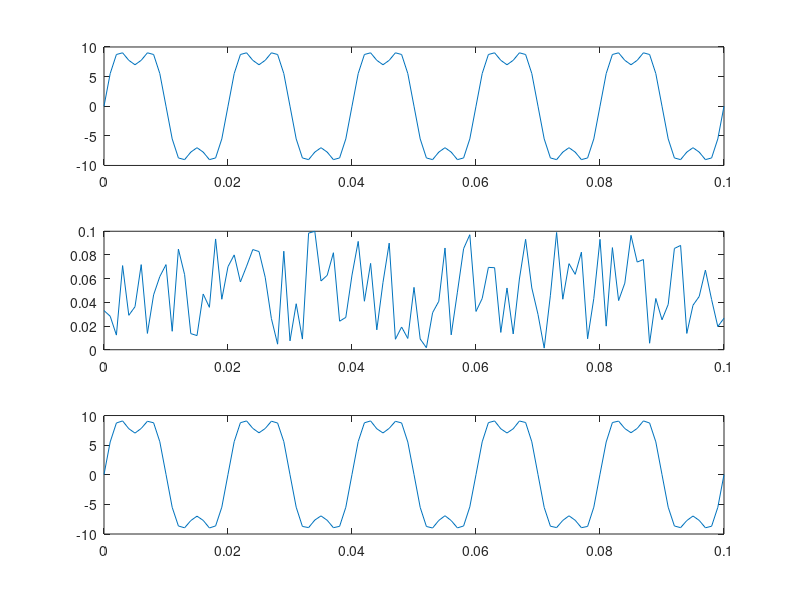
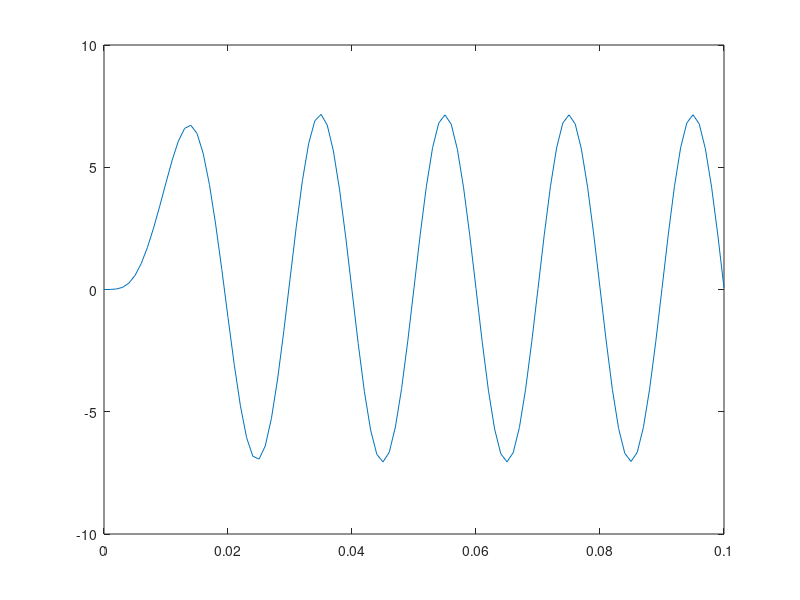

MATLAB code to generate these figures, in order:
clc ;
clear all;
close all;


T=0.1
fs=1000
fc=50;
t=0:1/fs:T
filter_order=4;
[b,a] = butter(filter_order,fc/(fs/2),"low");


omega = 2*pi*50; 
x1 = 10*sin(omega*t) + 3*sin(3*omega*t);
subplot(3,1,1)
plot(t,x1)

%%%%%%%%%%%%%%%%%%%%%%%%%%%%%%%%%%%%%%
%x2=awgn(x1, -100, 'measured');
x2=0.1*rand(1,length(t))
subplot(3,1,2)
plot(t,x2)

%%%%%%%%%%%%%%%%%%%%%%%%%%%%%%%%%%%
y=x1+x2
subplot(3,1,3)
plot(t,y)

%%%%%%%%%%%%%%%%%%%%%%%%%%%%%%%%%%%%
figure()
removed= filter(b, a, y);
plot(t,removed)

e = y-x2
